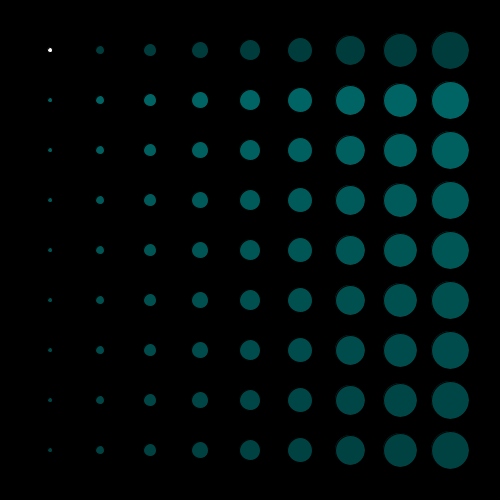
Frame 1 (no input)
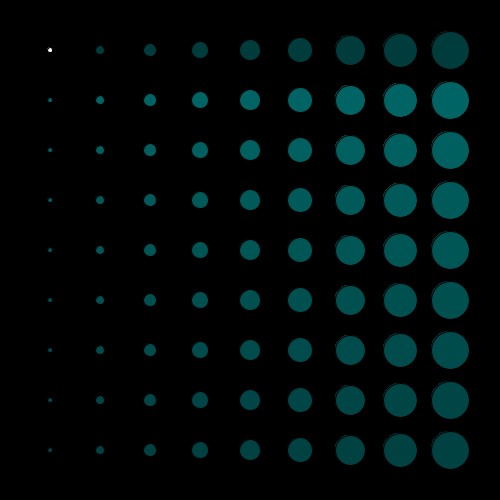
Frame 60 (the mouse pressed at the canvas centre just before this capture)
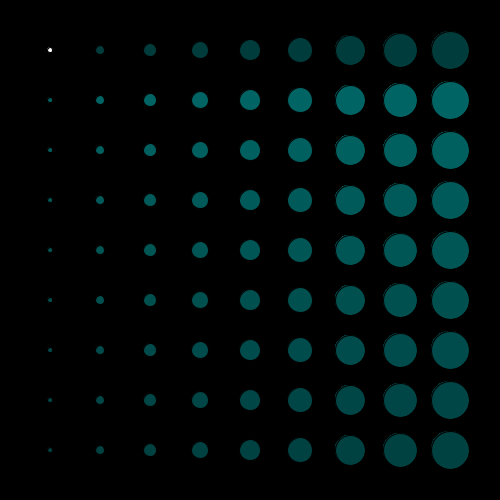
Frame 120 (the mouse held since frame 60 and released just before this capture)

The Processing sketch that drew these frames (run headless with seeded random() and noise(); from frame 60 on, the mouse is pressed at the canvas centre):

// Processing sketch: processing_38328
// ── processing_38328.pde

int x=50;
int y=50;
int d=10;
int spacing=50;

void setup () {
  size (500, 500);
  background (0);
}

void draw () {
  smooth();
  fill(255);
  for (int i = 0; i < 450; i = i+spacing) {
    for (int j = 0; j < 450; j = j+spacing) {
      ellipse (x+i, y+j, 5+i/12, 5+i/12);
      fill (0,100-j/10, 100-j/10);
    }
  }
  }

                
                
